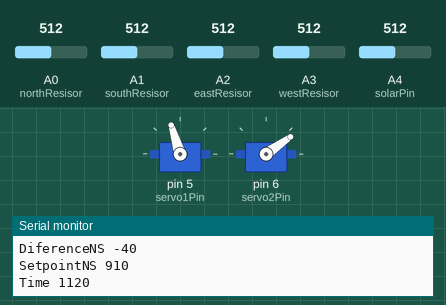
The sketch below on a simulated Arduino Uno, built with avr-gcc and run on an emulated ATmega328P. Parts: 2 × servo, the last lines printed to the serial monitor. Inputs (shaded band) come from the test bench; at power-on: A1 (southResisor) = 512, A2 (eastResisor) = 512, A0 (northResisor) = 512, A3 (westResisor) = 512, A4 (solarPin) = 512. Storage starts empty.

Above: at 1.2 s.
1.3 s: A1 (southResisor) set to 538
At 2.58 s:
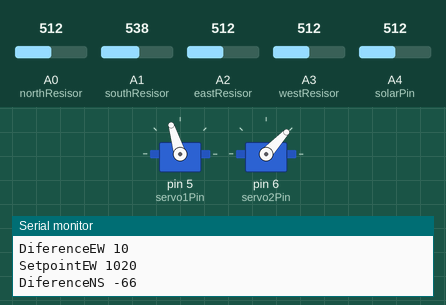
4.3 s: A2 (eastResisor) set to 546
At 4.46 s:
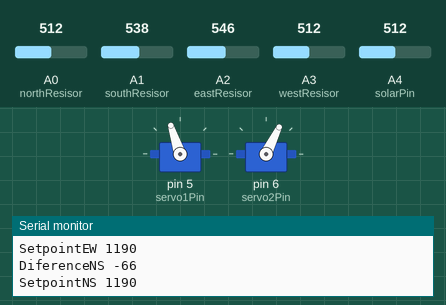
7.3 s: A0 (northResisor) set to 611
10.3 s: A0 (northResisor) set to 644
At 10.5 s:
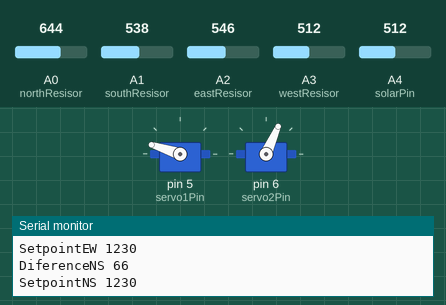
13.3 s: A3 (westResisor) set to 716
At 14.0 s:
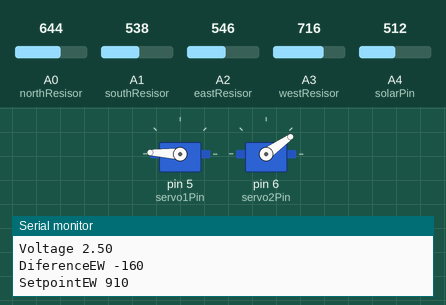
16.3 s: A1 (southResisor) set to 716
Timing chart, 0 to 24.6 s (numbered marks = the images above; inputs shaded):
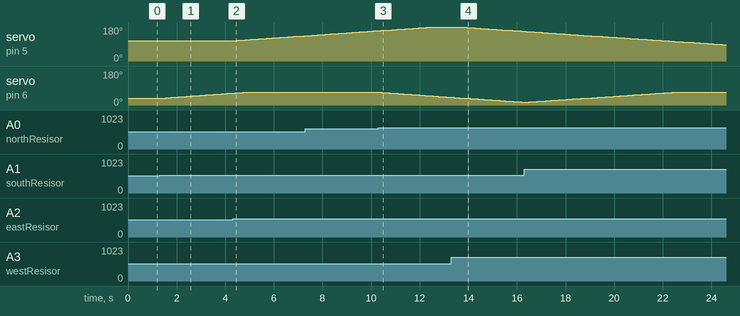

The sketch:

solarTracker.ino.ino
```cpp
#include <Servo.h>
#include <SPI.h>
#include "SdFat.h"
SdFat SD;

#define OLED_RESET 4

// Powermeter IO and variables
unsigned long interval = 100;
unsigned long previousMillis = 0;
const int chipSelect = 10;

const int solarPin {A4};
float resistorVoltage;
float resistorCurrent;

File TimeFile;
File VoltFile;
File CurFile;

// Photoresistor analogs input definitions
const int northResisor = A0;
const int southResisor = A1;
const int eastResisor = A2;
const int westResisor = A3;

// ServoMotor pin
const int servo1Pin = 5;
const int servo2Pin = 6;

// ServoMotor Definition
Servo servo1; //  East-West orientation
Servo servo2; // North-South orientation

// Mesured servo's time limit to change rotation sense
const unsigned int servoTimeLimit1 =1650 ;
const unsigned int servoTimeUpperLimit1=2430;
const unsigned int servoTimeBottomLimit2=710;

const unsigned int servoTimeLimit2 = 910;
const unsigned int servoTimeUpperLimit2=1240;
const unsigned int servoTimeBottomLimit1=740;


// Servo's microservos value
unsigned int servo1SetPoint = servoTimeLimit1;
unsigned int servo2SetPoint = servoTimeLimit2;

// Variables used to stock the values of the analog reads
unsigned int analogSouth;
unsigned int analogNorth;
unsigned int analogWest;
unsigned int analogEast;

const int iluminationRangeNS = 50;
const int iluminationRangeEW = 30;
int iluminationDiference;

void logData(unsigned long currentMillis, float resistorCurrent, float resistorVoltage);

void setup() {

	// Analogs input definitons
	pinMode(southResisor, INPUT);
	pinMode(northResisor, INPUT);
	pinMode(westResisor,INPUT);
	pinMode(eastResisor, INPUT);

	// Servo configuration
	servo1.attach(servo1Pin);
	servo2.attach(servo2Pin);
	servo1.writeMicroseconds(servo1SetPoint);
	servo2.writeMicroseconds(servo2SetPoint);
	Serial.begin(9600);
	SD.begin(chipSelect);
}

void loop() {

	// Read the values of the photoresistors
	analogSouth = analogRead(southResisor)+40;
	analogNorth = analogRead(northResisor); // To take account of the diference between the resistors
	analogWest = analogRead(westResisor); // To take account of the diference between the resistors
	analogEast = analogRead(eastResisor)+10;

	// East-West Orientation
	// We check if we need to change de orientation first
	iluminationDiference = analogEast - analogWest;
	Serial.println("DiferenceEW "+String(iluminationDiference)) ;
	Serial.println("SetpointEW "+String(servo2SetPoint));
	if ( iluminationDiference > iluminationRangeEW || iluminationDiference < - (iluminationRangeEW)){

		if( analogEast >  analogWest){
			servo1SetPoint+=10;

			// Servo's setpoint verification
			if(servo1SetPoint > servoTimeUpperLimit1)
				servo1SetPoint = servoTimeUpperLimit1;

			servo1.writeMicroseconds(servo1SetPoint);
		}
		else{

			servo1SetPoint-=10;

			// Servo's setpoint verification
			if(servo1SetPoint < servoTimeBottomLimit1)
				servo1SetPoint = servoTimeBottomLimit1;

			servo1.writeMicroseconds(servo1SetPoint);
		}

	}

	// North-South Orientation
	// We check if we need to change the orientation :
	iluminationDiference = analogNorth - analogSouth;

	Serial.println("DiferenceNS "+String(iluminationDiference)) ;
	Serial.println("SetpointNS "+String(servo2SetPoint));

	if( (iluminationDiference > iluminationRangeNS) ||(iluminationDiference < (-iluminationRangeNS))){

		if(analogNorth < analogSouth){
			servo2SetPoint += 10;

			// Servo setpoint verification
			if(servo2SetPoint > servoTimeUpperLimit2)
				servo2SetPoint = servoTimeUpperLimit2;

			servo2.writeMicroseconds(servo2SetPoint);
		}
		else{
			servo2SetPoint -= 10;

			// Servo setpoint verification
			if(servo1SetPoint < servoTimeBottomLimit2)
				servo2SetPoint = servoTimeUpperLimit2;

			servo2.writeMicroseconds(servo2SetPoint);
		}
	}

	// Log Data to the SD card
	unsigned long currentMillis = millis();

  	if (currentMillis - previousMillis >= interval)
	  {
	    previousMillis = currentMillis;
	    resistorVoltage = analogRead(solarPin)*(5.0/1023.0);
	    resistorCurrent = resistorVoltage/10.0; // current in mA
	    Serial.println("Time "+ String(currentMillis));
	    Serial.println("Current "+String(resistorCurrent));
	    Serial.println("Voltage "+ String(resistorVoltage));
	    logData(currentMillis, resistorCurrent, resistorVoltage);
	  }
	delay(10);
}

void logData(unsigned long currentMillis, float resistorCurrent, float resistorVoltage ){

  TimeFile = SD.open("TIME.txt", FILE_WRITE);
  if (TimeFile) {
    TimeFile.println(currentMillis);
    TimeFile.close();
  }

  VoltFile = SD.open("VOLT.txt", FILE_WRITE);
  if (VoltFile) {
    VoltFile.println(resistorVoltage);
    VoltFile.close();
  }

  CurFile = SD.open("CUR.txt", FILE_WRITE);
  if (CurFile) {
    CurFile.println(resistorCurrent);
    CurFile.close();
  }

}
```

Measured:
- the behaviour switches between 522 and 523 on A1 (southResisor) (found by bisection; images 0 and 1)
- the behaviour switches between 532 and 533 on A2 (eastResisor) (found by bisection; images 1 and 2)
- the behaviour switches between 628 and 629 on A0 (northResisor) (found by bisection; images 2 and 3)
- after the input at 1.3 s, servo on pin 6 (servo2Pin): moves from 35° to 63° over 3.0 s, starting at once
- after the input at 4.3 s, servo on pin 5 (servo1Pin): moves from 107° to 133° over 2.9 s, starting after 0.08 s
- after the input at 10.3 s, servo on pin 6 (servo2Pin): moves from 68° to 41° over 2.9 s, starting at once
- after the input at 13.3 s, servo on pin 5 (servo1Pin): moves from 180° to 157° over 2.5 s, starting after 0.42 s
